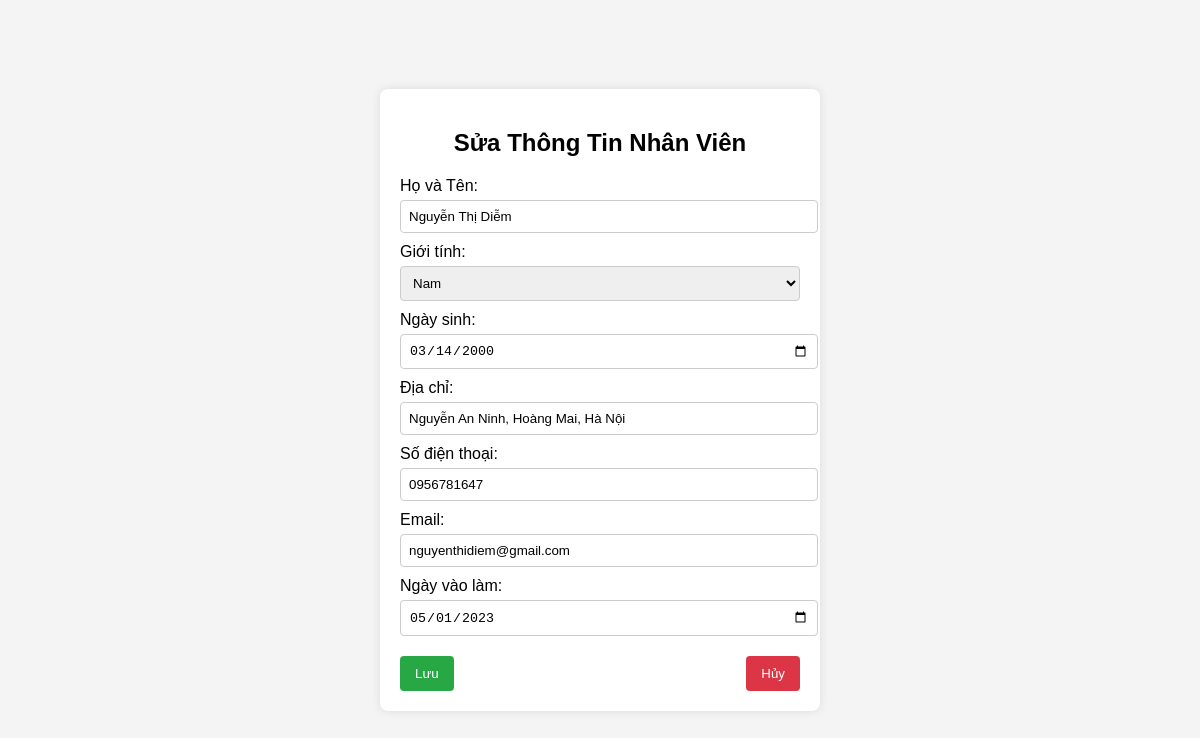
Screenshot of /edit_employee.php?emp_id=4 with the database file from the repository.
### tables this page shows
create table employee(
emp_id int not null auto_increment,
emp_name varchar(30) not null,
gender varchar(3),
check (gender = 'nam' or gender = 'nữ'),
dob datetime,
emp_address varchar(100),
emp_phone varchar(12),
email varchar(30),
join_date date,
primary key (emp_id)
);

### edit_employee.php (the view, shortened to what this page needs)
<?php
include 'connect.php';
$emp_id = $_GET['emp_id'];
$query = "SELECT * FROM employee WHERE emp_id = ?";
$stmt = $conn->prepare($query);
$stmt->bind_param("i", $emp_id);
$stmt->execute();
$result = $stmt->get_result();
$employee = $result->fetch_assoc();
?>
<!DOCTYPE html>
<html lang="vi">
<head>
</head>
<body>
    <div class="container">
        <h2>Sửa Thông Tin Nhân Viên</h2>
        <form method="post">
            <label>Họ và Tên:</label>
            <input type="text" name="emp_name" value="<?php echo htmlspecialchars($employee['emp_name']); ?>" required>
            <label>Giới tính:</label>
            <select name="gender">
                <option value="nam" <?php if ($employee['gender'] == 'nam') echo "selected"; ?>>Nam</option>
            </select>
            <label>Ngày sinh:</label>
            <input type="date" name="dob" value="<?php echo date('Y-m-d', strtotime($employee['dob'])); ?>" required>
            <label>Địa chỉ:</label>
            <input type="text" name="emp_address" value="<?php echo htmlspecialchars($employee['emp_address']); ?>" required>
            <label>Số điện thoại:</label>
            <input type="text" name="emp_phone" value="<?php echo htmlspecialchars($employee['emp_phone']); ?>" required>
            <label>Email:</label>
            <input type="email" name="email" value="<?php echo htmlspecialchars($employee['email']); ?>" required>
            <label>Ngày vào làm:</label>
            <input type="date" name="join_date" value="<?php echo $employee['join_date']; ?>" required>
            <div class="button-group">
                <button type="submit" name="save">Lưu</button>
                <button type="submit" name="cancel" class="cancel-btn">Hủy</button>
            </div>
        </form>
    </div>
</body>
</html>

### edit_employee.php (style rules this page uses)
body { font-family: Arial, sans-serif; background-color: #f4f4f4; display: flex; justify-content: center; align-items: center; height: 100vh; margin: 0; }
.container { background: white; padding: 20px; border-radius: 8px; box-shadow: 0 0 10px rgba(0, 0, 0, 0.1); width: 400px; }
h2 { text-align: center; }
label { display: block; margin-top: 10px; }
input, select { width: 100%; padding: 8px; margin-top: 5px; border: 1px solid #ccc; border-radius: 4px; }
.button-group { display: flex; justify-content: space-between; margin-top: 20px; }
button { padding: 10px 15px; border: none; border-radius: 4px; cursor: pointer; }
button[name="save"] { background-color: #28a745; color: white; }
button.cancel-btn { background-color: #dc3545; color: white; }

### rows the page displays
employee: emp_name "Nguyễn Thị Diễm", dob "03/14/2000", emp_address "Nguyễn An Ninh, Hoàng Mai, Hà Nội", emp_phone "0956781647", email "nguyenthidiem@gmail.com", join_date "05/01/2023"
